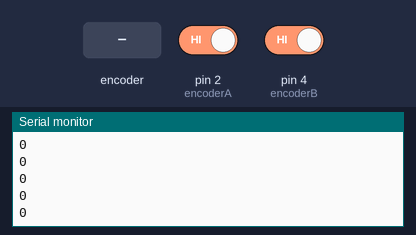
A sketch run on a simulated Arduino Uno, built with avr-gcc and run on an emulated ATmega328P. Parts: the last lines printed to the serial monitor. The inputs (shaded band) are chosen by the test bench; at power-on: pin 2 (encoderA) HIGH, pin 4 (encoderB) HIGH.

Above: at 1.2 s.
1.3 s: rotary encoder on pin 2 (encoderA) / pin 4 (encoderB) turned 1 step (first pin leading)
At 1.41 s:
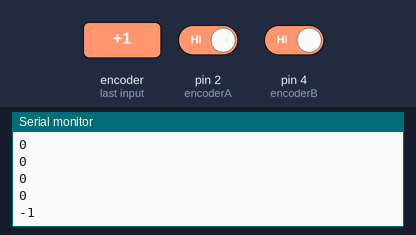
3.0 s: rotary encoder on pin 2 (encoderA) / pin 4 (encoderB) turned 1 step (first pin leading)
At 3.11 s:
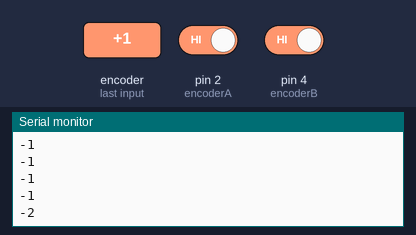
Timing chart, 0 to 6.0 s (numbered marks = the images above; inputs shaded):
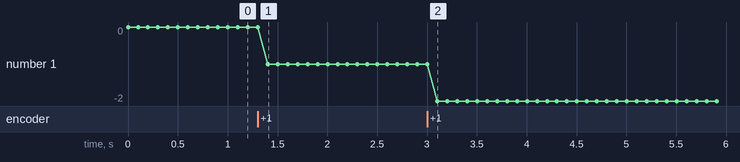

The sketch:

part1_encoder_ticks.ino
```cpp
//Code for Lab 4 part 1 encoder counts
//Callie Branyan 4/30/2019

//Initialize pins and variables

//Channel A needs to be on interrupt pin 2
const int encoderA = 2;
const int encoderB = 4;
int count = 0;


void setup() {

Serial.begin(9600);
pinMode(encoderA, INPUT);
//If seeing signal on Channel A, jump to interrupt to count ticks
attachInterrupt(digitalPinToInterrupt(encoderA), tick_counts, RISING);
}

void loop() {
//Continually prints counts
  Serial.println(count);

//Delay for a speed of prints that is readable on monitor
  delay(100);

}

//function for counting ticks depending on state of Encoder Channel B
//Based on a check on an initial guess, my Channel B is high when turning the shaft CW and low when turning CCW
    //swap LOW/HIGH or -/+ if you're supposed to choose CW or CCW based on looking at the wheel head on
void tick_counts() {
  if(digitalRead(encoderB) == HIGH)  {
    count = count + 1;
  }
  else {
    count = count - 1;
  }

}
```

Measured:
- after the input at 1.3 s, the serial monitor: prints a new line after 0.10 s (image 1)
- after the input at 3.0 s, the serial monitor: prints a new line after 0.10 s (image 2)
- plotted number 1: 0 → -1 after the input at 1.3 s, -1 → -2 after the input at 3.0 s
